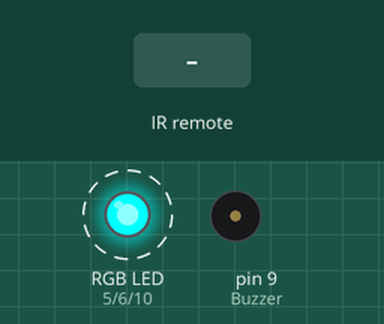
Bench run of a sketch on a simulated Arduino Uno, built with avr-gcc and run on an emulated ATmega328P. Parts: an RGB LED mixed from three pins (HIGH = lit), buzzer (waves = sounding). Dashed ring = blinking. Inputs (shaded band) come from the test bench.

Above: at 1.25 s.
1.3 s: infrared code 0xFF10EF received
At 1.45 s:
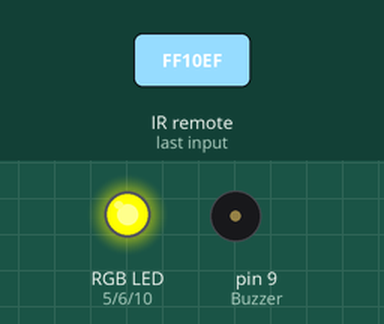
At 1.8 s:
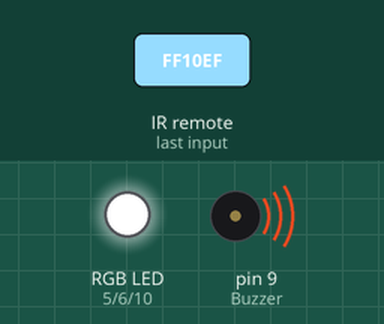
3.0 s: infrared code 0xFF5AA5 received
At 3.35 s:
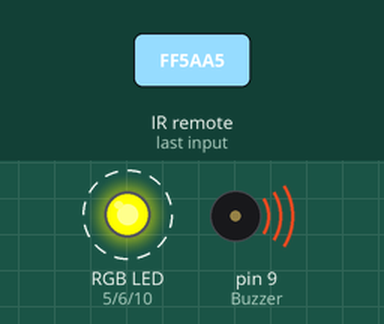
Timing chart, 0 to 12.0 s (numbered marks = the images above; inputs shaded):
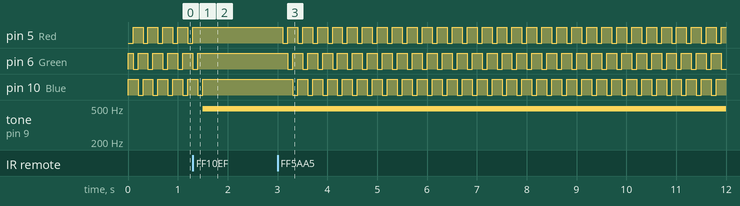

The sketch:

ArduKit_IR_RGB_Buzzer_Uygulama.ino
```cpp
/*by VIPREKIT
 *
 * Burada IR kumandadan gelen veriler ile
 * (Up,Down,Left ve Right) butonları ile
 * iki farklı fonksiyon çalıştırıldı.
 *
 * Up ve Down ile zaman(t1) artırılıp azaltıldı
 * Right Left ile Fonksiyonlar arasında geçiş
 * yapıldı.
 *
 * Fonksiyon1 RGB ledler ile basit bir animasyon
 * oluşturuldu.
 * Fonksiyon2 de ise Buzzer yine t1 zamanı ile aktif
 * ve pasif yapılarak çalındı.
 *
 */


#include <IRremote.h>

#define Up 0xFF18E7
#define Down 0xFF4AB5
#define Right 0xFF5AA5
#define Left 0xFF10Ef
#define Ok 0xFF38C7
#define Red 5
#define Green 6
#define Blue 10
#define Buzzer 9

int RECV_PIN = A5;
int t1 = 100;
int fonksiyon = 1;

IRrecv irrecv(RECV_PIN);
decode_results results;


void setup(){
pinMode(Red,OUTPUT);
pinMode(Green,OUTPUT);
pinMode(Blue,OUTPUT);
pinMode(Buzzer,OUTPUT);

irrecv.enableIRIn();

   digitalWrite(Red,HIGH);
   digitalWrite(Green,HIGH);
   digitalWrite(Blue,HIGH);
}

void loop(){

if (irrecv.decode(&results))
  {
    if (results.value == Up)
     {
      t1=t1+5;
     }
     else if (results.value == Down)
     {
      if(t1 > 5)
      t1=t1-5;
     }
     else if (results.value == Right)
     {
      fonksiyon = 1;
     }
     else if (results.value == Left)
     {
      fonksiyon = 2;
     }
     else{}
     irrecv.resume();
    }
  if(fonksiyon == 1){
    fonksiyon1(t1);
  }

  else if(fonksiyon == 2){
    fonksiyon2(t1);
  }
  else{}

 }


void fonksiyon1(int t1){
digitalWrite(Buzzer,LOW);

digitalWrite(Red,LOW);
digitalWrite(Green,HIGH);
digitalWrite(Blue,HIGH);
delay(t1);

digitalWrite(Red,HIGH);
digitalWrite(Green,LOW);
digitalWrite(Blue,HIGH);
delay(t1);

digitalWrite(Red,HIGH);
digitalWrite(Green,HIGH);
digitalWrite(Blue,LOW);
delay(t1);

}

void fonksiyon2(int t1){
  digitalWrite(Red,HIGH);
  digitalWrite(Green,HIGH);
  digitalWrite(Blue,HIGH);

  analogWrite(Buzzer,200);
  delay(t1);
  analogWrite(Buzzer,0);
  delay(t1);

  }
```

Measured:
- after the input at 1.3 s, pin 5 (Red): goes on until 1.3 s, then stays HIGH; pin 6 (Green): goes on until 1.4 s, then stays HIGH; pin 10 (Blue): goes on until 1.5 s, then stays HIGH; tone on pin 9 (Buzzer): silent → 490 Hz after 0.20 s
- after the input at 3.0 s, pin 5 (Red): alternates HIGH for 0.20 s and LOW for 0.10 s, starting after 0.10 s; pin 6 (Green): alternates HIGH for 0.20 s and LOW for 0.10 s, starting after 0.20 s; pin 10 (Blue): alternates HIGH for 0.20 s and LOW for 0.10 s, starting after 0.30 s
- by itself, pin 5 (Red), pin 6 (Green), pin 10 (Blue): alternates HIGH for 0.20 s and LOW for 0.10 s
